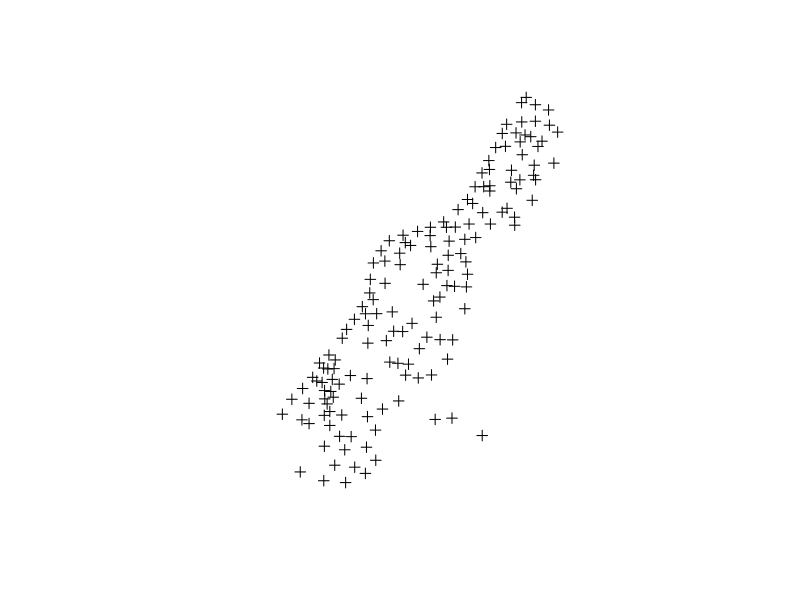
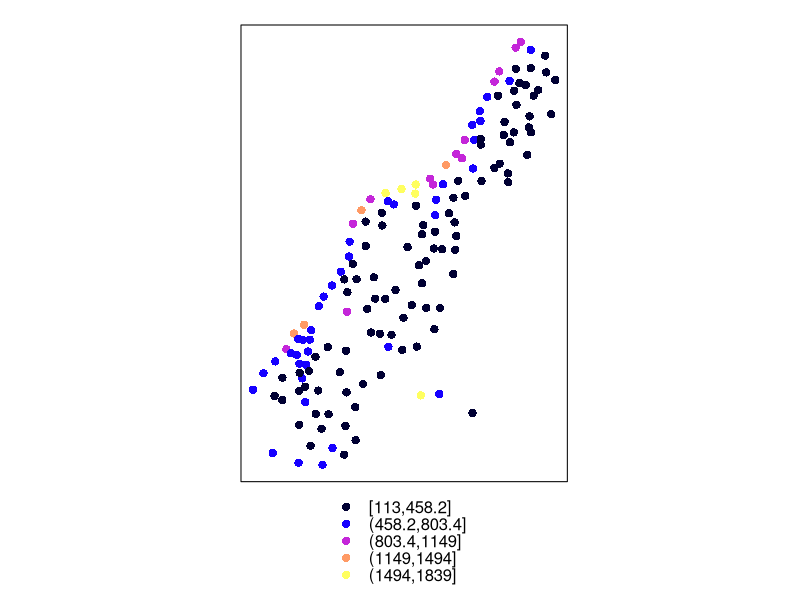
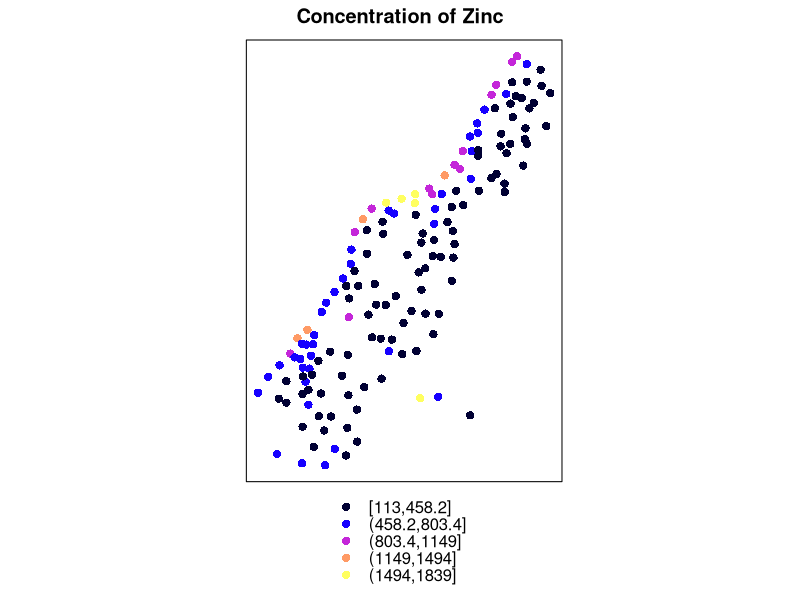
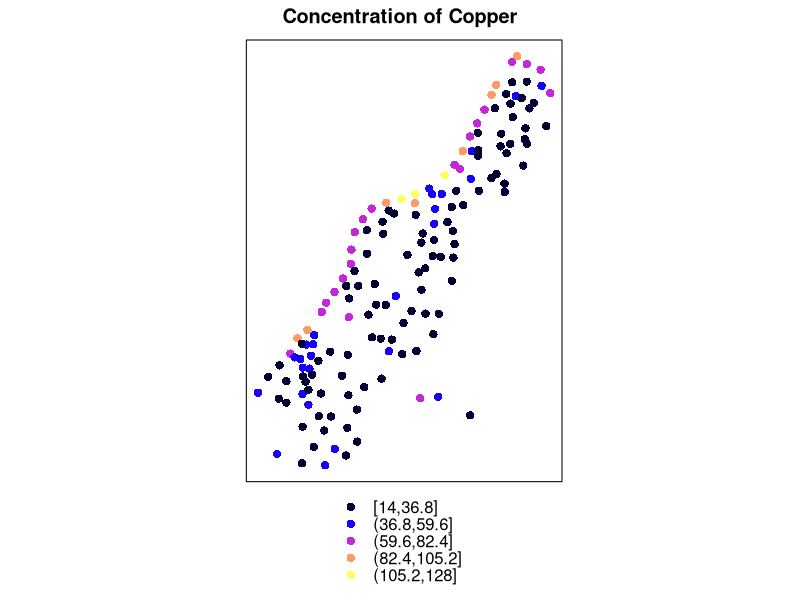
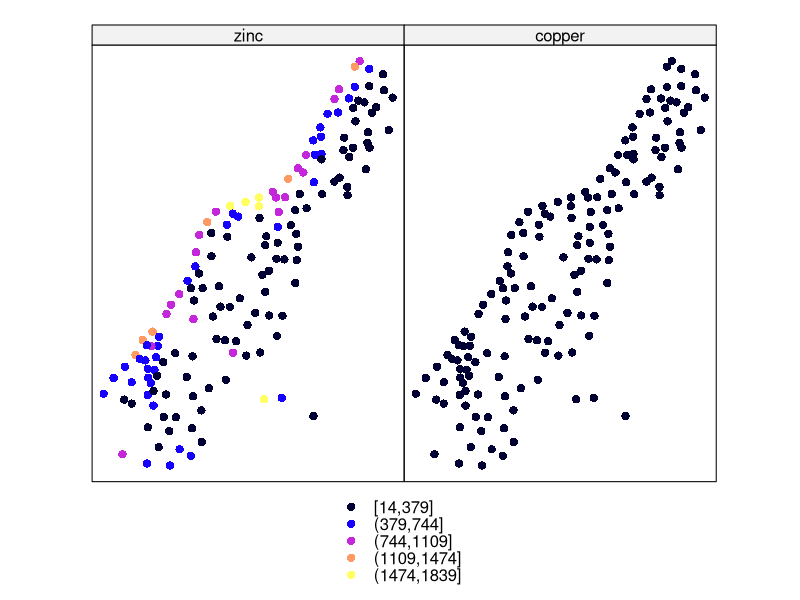
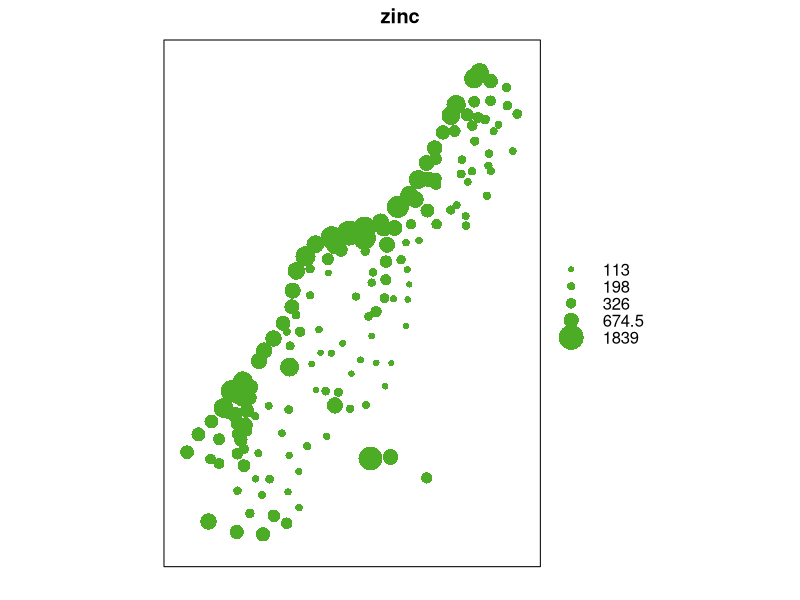

The R source for these figures, in order:
# R Spatial 
# recalling the package that we have already used 
library(sp)
data(meuse)
attach(meuse)
# ~ --> alt+n means equal in R 
#we are grouping the coordinates, but this is specific to this dataset
coordinates(meuse)=~x+y
#now if you plot the dataset, you will see the dataset in space, i.e. how all the different units are spaced
plot(meuse)

#looking at where zinc is higher than in the other places
# we are going to use sp plot function, which is specific to the sp package
# spplot is used to plot elements like zinc, lead, etc., in space 
spplot(meuse, "zinc")
# you get different colors for different levels of zinc concentrations
# adding a title by using the argument main 
spplot(meuse, "zinc", main="Concentration of Zinc")

# now we do the same with another element: copper
spplot(meuse, "copper", main="Concentration of Copper")

#New exercise
# see copper and zinc in two different panels 
spplot(meuse,c("zinc","copper"))
# concentrations are higher in the west of the plot, and this is essentially because there is a river passing there that is bringing in pollutants 


#now rather than using colors, let's make use of bubbles of size proportional to the value of the variable in that place 
bubble(meuse,"zinc")
